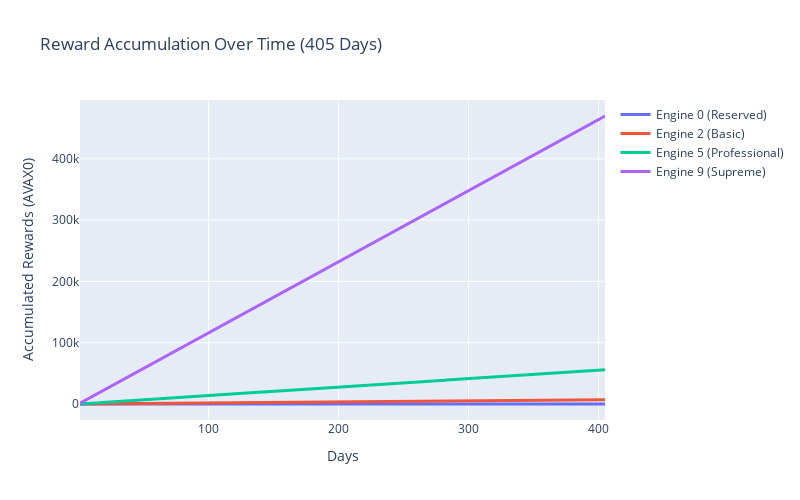

The cell this chart's notebook holds for it:
### Code cell
# Create reward accumulation visualization
fig = go.Figure()

# Add reward accumulation curves for different engines
days_range = list(range(1, 406))  # 1 to 405 days
engines_to_plot = [0, 2, 5, 9]  # Representative engines

for engine_id in engines_to_plot:
    rewards_over_time = []
    engine_info = engines_df.iloc[engine_id]
    daily_reward = engine_info['Total_Daily_Reward']
    
    for day in days_range:
        total_reward = daily_reward * day
        rewards_over_time.append(total_reward)
    
    fig.add_trace(go.Scatter(
        x=days_range,
        y=rewards_over_time,
        mode='lines',
        name=f'Engine {engine_id} ({engine_info["Name"]})',
        line=dict(width=3)
    ))

fig.update_layout(
    title='Reward Accumulation Over Time (405 Days)',
    xaxis_title='Days',
    yaxis_title='Accumulated Rewards (AVAX0)',
    hovermode='x unified',
    width=800,
    height=500
)

fig.show()

# Summary statistics
print("\n📊 Reward Accumulation Summary")
print("=" * 40)
for engine_id in engines_to_plot:
    engine_info = engines_df.iloc[engine_id]
    print(f"Engine {engine_id} ({engine_info['Name']}):")
    print(f"  Daily: {engine_info['Total_Daily_Reward']:.4f} AVAX0")
    print(f"  Monthly (30d): {engine_info['Total_Daily_Reward'] * 30:.2f} AVAX0")
    print(f"  Full Period (405d): {engine_info['Total_405_Day_Reward']:.2f} AVAX0")
    print()

### Figure 1 — Plotly figure (JSON) as saved in the notebook; plotly's stock layout.template omitted (floating-point values rounded to 4 significant figures; data arrays with more than 128 entries replaced by an {"elided": "..."} marker saying what was removed)
{"data": [{"line": {"width": 3}, "mode": "lines", "name": "Engine 0 (Reserved)", "type": "scatter", "x": {"elided": "405 int values"}, "y": {"elided": "405 int values"}}, {"line": {"width": 3}, "mode": "lines", "name": "Engine 2 (Basic)", "type": "scatter", "x": {"elided": "405 int values"}, "y": {"elided": "405 int values"}}, {"line": {"width": 3}, "mode": "lines", "name": "Engine 5 (Professional)", "type": "scatter", "x": {"elided": "405 int values"}, "y": {"elided": "405 int values"}}, {"line": {"width": 3}, "mode": "lines", "name": "Engine 9 (Supreme)", "type": "scatter", "x": {"elided": "405 int values"}, "y": {"elided": "405 int values"}}], "layout": {"height": 500, "hovermode": "x unified", "title": {"text": "Reward Accumulation Over Time (405 Days)"}, "width": 800, "xaxis": {"title": {"text": "Days"}}, "yaxis": {"title": {"text": "Accumulated Rewards (AVAX0)"}}}}
